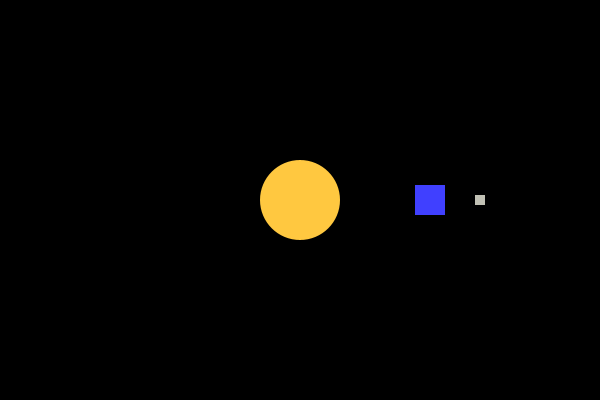
Frame 1 (no input)
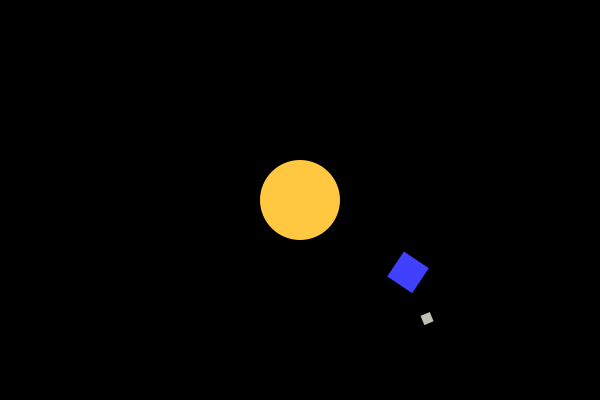
Frame 60 (the mouse pressed at the canvas centre just before this capture)
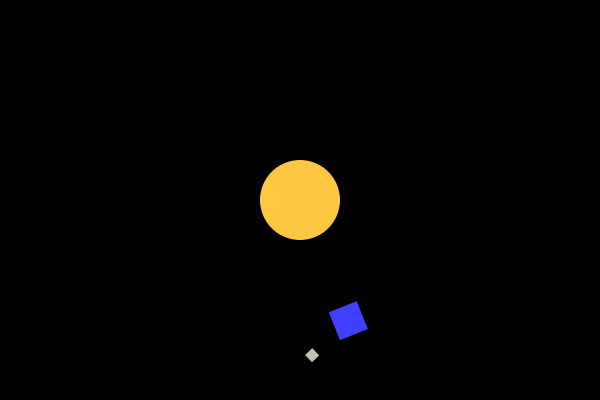
Frame 120 (the mouse held since frame 60 and released just before this capture)

The Processing sketch that drew these frames (run headless with seeded random() and noise(); from frame 60 on, the mouse is pressed at the canvas centre):

// Processing sketch: orbits3
// ── orbits3.pde
float SunDiam = 80;

float EarthDiam = 30;
float EarthOrbitRadius = 130;
float EarthAngle = 0;

float MoonDiam = 10;
float MoonOrbitRadius = 50;
float MoonAngle = 0;

void setup() {
   size(600, 400);
}

void draw() {
   background(0, 0, 0);    // inky blackness of space
   translate(300, 200);    // move origin to center of screen

   noStroke();
   fill(255, 200, 64);        // yellow-orange
   ellipse(0, 0, SunDiam, SunDiam);  // the mighty Sun

   // rotate around the sun
   rotate(EarthAngle);

   // move out to Earth orbit
   translate(EarthOrbitRadius, 0);

   fill(64, 64, 255);                    // blue-ish
   rect(-EarthDiam/2, -EarthDiam/2, EarthDiam, EarthDiam); // the noble Earth

   // rotate around the Earth
   rotate(MoonAngle);

   // move out to Moon orbit
   translate(MoonOrbitRadius, 0);

   fill(192, 192, 180);                    // gray-ish
   rect(-MoonDiam/2, -MoonDiam/2, MoonDiam, MoonDiam); // the friendly Moon

   EarthAngle += 0.01;
   MoonAngle += 0.01;
}
